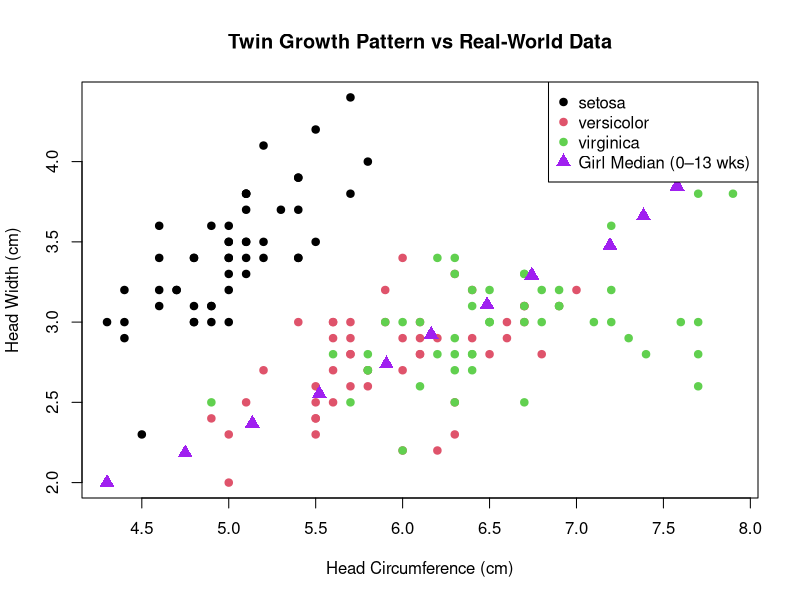

This figure's R source:
# Twin Growth Explorer — by Even Richardson
# Symbolic analysis using R's built-in iris dataset

# Load the dataset
data("iris")

# Rename columns symbolically
colnames(iris)[1:2] <- c("Head.Circumference", "Head.Width")
iris$Twin <- iris$Species  # Treat Species as symbolic twin identity

# View symbolic summary
cat("\n Twin Head Growth Summary:\n")
summary(iris[, c("Head.Circumference", "Head.Width")])

# View group-wise summary
cat("\n Twin-Specific Summary:\n")
print(aggregate(cbind(Head.Circumference, Head.Width) ~ Twin, data = iris, FUN = mean))

# --------------------------------------------------
# Add Pediatric Head Circumference Median Data (Girls)
# Source: Growth chart for girls (0–13 weeks, median values)
weeks <- 0:13
girl_median <- c(33.9, 34.6, 35.2, 35.8, 36.4, 36.8, 37.3, 37.7, 38.4, 38.7, 39.0, 39.3, 39.5, 39.5)

# Normalize real-world data to symbolic ranges
girl_x <- scales::rescale(girl_median, to = range(iris$Head.Circumference))
girl_y <- scales::rescale(weeks, to = range(iris$Head.Width))

# Create scatter plot of symbolic twin data
png("twin_growth_vs_realworld.png", width = 800, height = 600)
plot(
  iris$Head.Circumference,
  iris$Head.Width,
  col = as.numeric(iris$Twin),
  pch = 19,
  main = "Twin Growth Pattern vs Real-World Data",
  xlab = "Head Circumference (cm)",
  ylab = "Head Width (cm)"
)

# Add pediatric triangles
points(
  girl_x,
  girl_y,
  col = "purple",
  pch = 17,
  cex = 1.5
)

# Add updated legend
legend(
  "topright",
  legend = c(levels(iris$Twin), "Girl Median (0–13 wks)"),
  col = c(1:3, "purple"),
  pch = c(19, 19, 19, 17),
  pt.cex = c(1, 1, 1, 1.5)
)

dev.off()